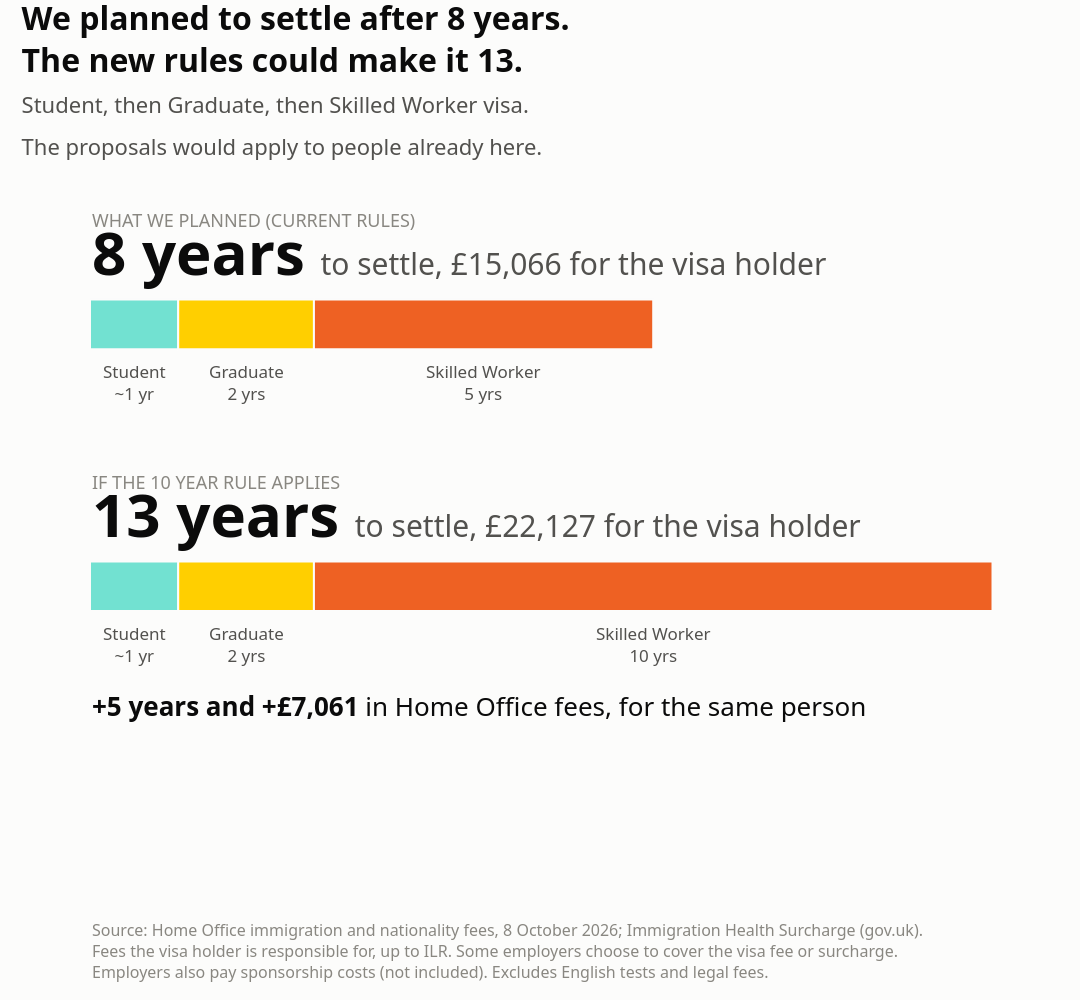

The cell this chart's notebook holds for it:
### Code cell
seg_colors = {"Student": TURQ, "Graduate": YELLOW, "Skilled Worker": ORANGE}
citizenship_fee = fees["naturalisation_adult"] + fees["citizenship_ceremony"]
plans = [("WHAT WE PLANNED (CURRENT RULES)", 5, 1.0),
         ("IF THE 10 YEAR RULE APPLIES", 10, 0.42)]

fig = go.Figure()
costs = {}
for label, sw, row in plans:
    start = 0
    segments = [("Student", 1.3, "Student<br>~1 yr"),
                ("Graduate", 2, "Graduate<br>2 yrs"),
                ("Skilled Worker", sw, f"Skilled Worker<br>{sw} yrs")]
    for seg, length, text in segments:
        fig.add_trace(go.Bar(y=[row], x=[length], base=[start], orientation="h", width=0.11,
                             marker_color=seg_colors[seg], showlegend=False))
        fig.add_annotation(x=start + length / 2, y=row - 0.075, text=text, showarrow=False,
                           yanchor="top", font=dict(size=17, color=INK2))
        start += length

    cost = total(journey(sw)) - citizenship_fee
    costs[sw] = cost
    fig.add_annotation(x=0, y=row + 0.2, text=label, showarrow=False, xanchor="left",
                       yanchor="bottom", font=dict(size=18, color=MUTED))
    fig.add_annotation(x=0, y=row + 0.065, showarrow=False, xanchor="left", yanchor="bottom",
                       text=f"<b>{round(start)} years</b><span style='font-size:30px;color:{INK2}'>"
                            f"  to settle, £{cost:,.0f} for the visa holder</span>",
                       font=dict(size=60, color=INK))

extra = costs[10] - costs[5]
fig.add_annotation(x=0, y=0.2, showarrow=False, xanchor="left", yanchor="top",
                   text=f"<b>+5 years and +£{extra:,.0f}</b> in Home Office fees, for the same person",
                   font=dict(size=26, color=INK))

fig.update_layout(barmode="overlay")
fig.update_xaxes(range=[0, 14], visible=False)
fig.update_yaxes(range=[-0.12, 1.32], visible=False)

finish(fig,
       title="We planned to settle after 8 years.<br>The new rules could make it 13.",
       subtitle="Student, then Graduate, then Skilled Worker visa.<br>The proposals would apply to people already here.",
       source="Source: Home Office immigration and nationality fees, 8 October 2026; Immigration Health Surcharge (gov.uk).<br>"
              "Fees the visa holder is responsible for, up to ILR. Some employers choose to cover the visa fee or surcharge.<br>"
              "Employers also pay sponsorship costs (not included). Excludes English tests and legal fees.",
       name="05_cost", height=1000).show()

### Figure 1 — Plotly figure (JSON) as saved in the notebook; plotly's stock layout.template omitted (floating-point values rounded to 4 significant figures)
{"data": [{"base": [0], "marker": {"color": "#72E1D1", "line": {"color": "#fcfcfb", "width": 2}}, "orientation": "h", "showlegend": false, "type": "bar", "width": 0.11, "x": [1.3], "y": [1]}, {"base": [1.3], "marker": {"color": "#FFCF00", "line": {"color": "#fcfcfb", "width": 2}}, "orientation": "h", "showlegend": false, "type": "bar", "width": 0.11, "x": [2], "y": [1]}, {"base": [3.3], "marker": {"color": "#EE6123", "line": {"color": "#fcfcfb", "width": 2}}, "orientation": "h", "showlegend": false, "type": "bar", "width": 0.11, "x": [5], "y": [1]}, {"base": [0], "marker": {"color": "#72E1D1", "line": {"color": "#fcfcfb", "width": 2}}, "orientation": "h", "showlegend": false, "type": "bar", "width": 0.11, "x": [1.3], "y": [0.42]}, {"base": [1.3], "marker": {"color": "#FFCF00", "line": {"color": "#fcfcfb", "width": 2}}, "orientation": "h", "showlegend": false, "type": "bar", "width": 0.11, "x": [2], "y": [0.42]}, {"base": [3.3], "marker": {"color": "#EE6123", "line": {"color": "#fcfcfb", "width": 2}}, "orientation": "h", "showlegend": false, "type": "bar", "width": 0.11, "x": [10], "y": [0.42]}], "layout": {"annotations": [{"font": {"color": "#52514e", "size": 17}, "showarrow": false, "text": "Student<br>~1 yr", "x": 0.65, "y": 0.925, "yanchor": "top"}, {"font": {"color": "#52514e", "size": 17}, "showarrow": false, "text": "Graduate<br>2 yrs", "x": 2.3, "y": 0.925, "yanchor": "top"}, {"font": {"color": "#52514e", "size": 17}, "showarrow": false, "text": "Skilled Worker<br>5 yrs", "x": 5.8, "y": 0.925, "yanchor": "top"}, {"font": {"color": "#898781", "size": 18}, "showarrow": false, "text": "WHAT WE PLANNED (CURRENT RULES)", "x": 0, "xanchor": "left", "y": 1.2, "yanchor": "bottom"}, {"font": {"color": "#0b0b0b", "size": 60}, "showarrow": false, "text": "<b>8 years</b><span style='font-size:30px;color:#52514e'>  to settle, £15,066 for the visa holder</span>", "x": 0, "xanchor": "left", "y": 1.065, "yanchor": "bottom"}, {"font": {"color": "#52514e", "size": 17}, "showarrow": false, "text": "Student<br>~1 yr", "x": 0.65, "y": 0.345, "yanchor": "top"}, {"font": {"color": "#52514e", "size": 17}, "showarrow": false, "text": "Graduate<br>2 yrs", "x": 2.3, "y": 0.345, "yanchor": "top"}, {"font": {"color": "#52514e", "size": 17}, "showarrow": false, "text": "Skilled Worker<br>10 yrs", "x": 8.3, "y": 0.345, "yanchor": "top"}, {"font": {"color": "#898781", "size": 18}, "showarrow": false, "text": "IF THE 10 YEAR RULE APPLIES", "x": 0, "xanchor": "left", "y": 0.62, "yanchor": "bottom"}, {"font": {"color": "#0b0b0b", "size": 60}, "showarrow": false, "text": "<b>13 years</b><span style='font-size:30px;color:#52514e'>  to settle, £22,127 for the visa holder</span>", "x": 0, "xanchor": "left", "y": 0.485, "yanchor": "bottom"}, {"font": {"color": "#0b0b0b", "size": 26}, "showarrow": false, "text": "<b>+5 years and +£7,061</b> in Home Office fees, for the same person", "x": 0, "xanchor": "left", "y": 0.2, "yanchor": "top"}, {"align": "left", "font": {"color": "#898781", "size": 16}, "showarrow": false, "text": "Source: Home Office immigration and nationality fees, 8 October 2026; Immigration Health Surcharge (gov.uk).<br>Fees the visa holder is responsible for, up to ILR. Some employers choose to cover the visa fee or surcharge.<br>Employers also pay sponsorship costs (not included). Excludes English tests and legal fees.", "x": 0, "xanchor": "left", "xref": "paper", "y": -0.2385, "yanchor": "bottom", "yref": "paper"}], "barmode": "overlay", "font": {"size": 22}, "height": 1000, "legend": {"orientation": "h", "title": {"text": ""}, "x": 0, "y": 1, "yanchor": "bottom"}, "margin": {"b": 170, "l": 90, "r": 40, "t": 180}, "title": {"font": {"size": 32}, "text": "<b>We planned to settle after 8 years.<br>The new rules could make it 13.</b><br><span style='font-size:22px;color:#52514e'>Student, then Graduate, then Skilled Worker visa.<br>The proposals would apply to people already here.</span>", "x": 0.02, "xanchor": "left", "y": 0.97, "yanchor": "top", "yref": "container"}, "width": 1080, "xaxis": {"range": [0, 14], "type": "linear", "visible": false}, "yaxis": {"range": [-0.12, 1.32], "type": "linear", "visible": false}}}
